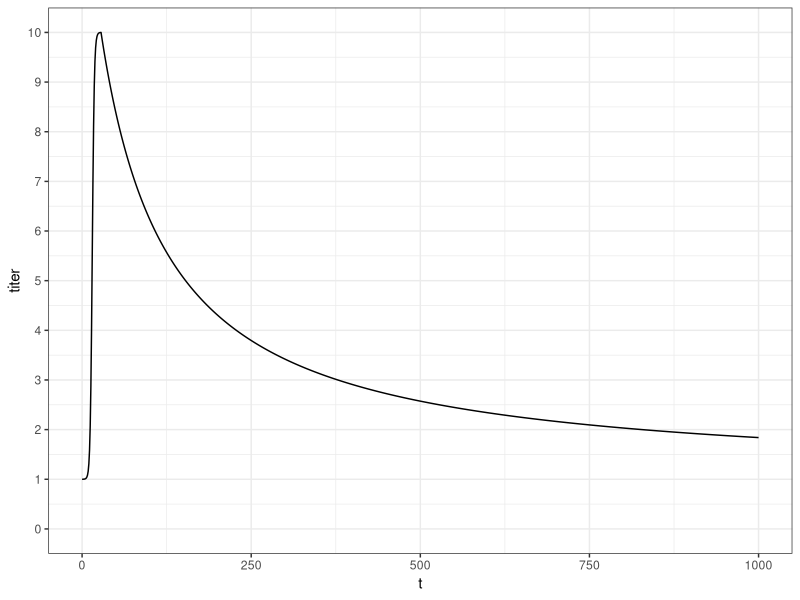
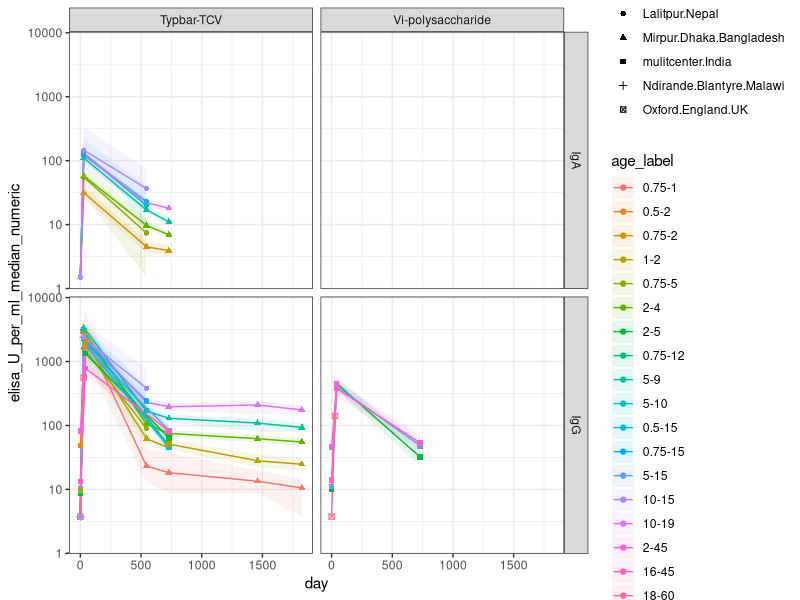

These charts were generated, in order, by the following R code: (Note: this script raises an error after producing the figures.)
# getting titer model going

library(tidyverse)
library(stats4)

# time series function for waning
# units in days
t_peak=21
t = seq(0,1e3,by=1)

titer_vs_time = function(t,T_decay=100,alpha=1,C_max=10,
                 C_min=1,T_rise=1.5,t_start=3,t_peak=28){
  # power law decay
  titer = (1+(t-t_peak)/(alpha*T_decay))^(-alpha)
  
  # simple logistic interpolator rise (this is just for continuity/realism. plays no role in the model)
  titer[t<t_peak] =
    (1/(1+exp(-(t[t<t_peak]-t_start*5)/T_rise)) - 1/(1+exp(-(0-t_start*5)/T_rise)))/
    (1/(1+exp(-(t_peak-t_start*5)/T_rise)) - 1/(1+exp(-(0-t_start*5)/T_rise)))
  
  # scale dimensions
  titer = C_min + (C_max-C_min)*titer
  
  return(titer)
}

plot_dat = data.frame(t=t,titer=titer_vs_time(t=t))
ggplot(plot_dat) +
  geom_line(aes(x=t,y=titer)) +
  theme_bw() +
  scale_y_continuous(limits=c(0,10),breaks=seq(0,10,by=1))



# bring in data!

# immunogenicitiy data
d_imm = readxl::read_excel('data/typhoid_vaccine_study_data.xlsx',sheet = 'immunogenicity') |>
  pivot_longer(
    cols = matches("^(treatment|control)_day"),    # select columns starting with "treatment" or "control" and "day"
    names_to = c("cohort", "day", "measure"),       # create three new columns from parts of the name
    names_pattern = "(treatment|control)_day(\\d+)_(.*)",  # regex to extract the cohort, day, and measure
    values_to = "value",                             # the data goes into a new column named 'value'
    values_transform = list(value = as.character)
  ) |>
  mutate(day = as.numeric(day)) |>
  pivot_wider(
    names_from = measure,
    values_from = value
  ) |>
  drop_na(N) |>
  mutate(across(c("age_min_years","age_max_years","N", "seropositive_percent", "fold_rise_median","fold_rise_lower",
                  "fold_rise_upper","seroconversion_percent"), as.numeric)) |>
  mutate(elisa_U_per_ml_median_numeric = if_else(elisa_U_per_ml_median=='<7.5',3.75,if_else(elisa_U_per_ml_median=='<3.0',1.5,as.numeric(elisa_U_per_ml_median)))) |>
  mutate(elisa_U_per_ml_lower_numeric = if_else(elisa_U_per_ml_lower=='<7.5',3.75,if_else(elisa_U_per_ml_lower=='<3.0',1.5,as.numeric(elisa_U_per_ml_lower)))) |>
  mutate(elisa_U_per_ml_upper_numeric = if_else(elisa_U_per_ml_upper=='<7.5',3.75,if_else(elisa_U_per_ml_upper=='<3.0',1.5,as.numeric(elisa_U_per_ml_upper)))) |>
  mutate(age_mean = 1/2*(age_min_years + age_max_years)) |>
  mutate(age_label = reorder(factor(paste(age_min_years,'-',age_max_years,sep='')),age_mean))

names(d_imm)


# need to rescale the Kossaczka1999 Vietnam data that uses a different elisa assay to match VaccZyme standard
# common reference is from Vi-polysaccharide vaccine

relevant_data = d_imm |> 
  filter(vaccine == 'Vi-polysaccharide') |>
  # comparable age cohorts
  filter(age_min_years==5) |>
  # comparable days
  filter(day ==0 | day == 42) |>
  # only comparable antigen left is IgG
  filter(antigen=='IgG') |>
  select(study,antigen, age_min_years,age_max_years,age_mean,day,elisa_U_per_ml_median_numeric)
relevant_data

# scaling multiplier thankfully looks homogenous from day 0 and day 42!
relevant_data |> group_by(age_min_years,day) |>
  reframe(ratio = elisa_U_per_ml_median_numeric/elisa_U_per_ml_median_numeric[study=='Kossaczka1999'])

Kossaczka_multiplier = (25.2 + 21.5)/2
Kossaczka_multiplier 

d_imm |> 
  filter(study == 'Kossaczka1999') |>
  filter(antigen =='IgG') |>
  select(study,antigen,age_min_years, age_max_years, age_mean,day, elisa_U_per_ml_median_numeric) |>
  print(n=35)

# rescale all Kossaczka data, including IgA (which is a leap!)

names(d_imm)
d_imm = d_imm |> 
  mutate(elisa_U_per_ml_median_numeric = if_else(study=='Kossaczka1999', Kossaczka_multiplier*elisa_U_per_ml_median_numeric,elisa_U_per_ml_median_numeric),
         elisa_U_per_ml_lower_numeric = if_else(study=='Kossaczka1999', Kossaczka_multiplier*elisa_U_per_ml_lower_numeric,elisa_U_per_ml_lower_numeric),
         elisa_U_per_ml_upper_numeric = if_else(study=='Kossaczka1999', Kossaczka_multiplier*elisa_U_per_ml_upper_numeric,elisa_U_per_ml_upper_numeric))

# linear proportional scaling seems unlikely, with the very high 18-35 day 42 titer...
d_imm |> 
  filter(study == 'Kossaczka1999') |>
  filter(antigen =='IgG') |>
  select(study,day,vaccine,age_min_years, age_max_years, age_mean,day, elisa_U_per_ml_median,elisa_U_per_ml_median_numeric) |>
  print(n=35)


# plot total individual VE for bacteriologically-confirmed typhoid fever vs time
plot_dat = d_imm |>
  filter(cohort == 'treatment') 

ggplot(plot_dat, aes(shape=dotname,color=age_label,fill=age_label,group=age_label)) +
  geom_ribbon(aes(x=day,ymin=elisa_U_per_ml_lower_numeric,ymax=elisa_U_per_ml_upper_numeric),color=NA,alpha=0.1) +
  geom_line(aes(x=day,y=elisa_U_per_ml_median_numeric)) +
  geom_point(aes(x=day,y=elisa_U_per_ml_median_numeric)) +
  facet_grid('antigen ~ vaccine') +
  theme_bw() +
  scale_y_continuous(trans='log10')


# fit to a single study group
fit_dat = d_imm |>
  filter(cohort == 'treatment') |>
  # filter(vaccine == 'Typbar-TCV') |> 
  filter(antigen == 'IgG') |>
  # filter(age_label %in% c('5-9','5-10')) |>
  filter(vaccine_schedule == 'single_dose') |>
  filter(day>0) |>
  filter(study !='Jin2017') |> filter(!(study=='Kossaczka1999' & age_min_years ==18 )) #excluding outliers for now...

fit_dat = fit_dat |> arrange(age_mean)

log_lsq_likelihood = function(C_max_TCV,T_decay,alpha,
                              beta_C_max_age_mean=0,beta_T_decay_age_mean=0,beta_alpha_age_mean=0,
                              Delta_C_max_Vips=0,Delta_C_max_VirEPA=0){
  
  titer=rep(NA,nrow(fit_dat))
  Tda = T_decay*exp(beta_T_decay_age_mean * fit_dat$age_mean)
  alpha_a = alpha*exp(beta_alpha_age_mean * fit_dat$age_mean)
  Cma=C_max_TCV*exp(beta_C_max_age_mean * fit_dat$age_mean)
 
   for (row in 1:length(titer)){
     if (fit_dat$vaccine[row] == 'Vi-polysaccharide'){
       Cma[row] = Cma[row]*exp(Delta_C_max_Vips)
     } else if (fit_dat$vaccine[row] == 'Vi-rEPA2'){
       Cma[row] = Cma[row]*exp(Delta_C_max_VirEPA)
     }
     
    titer[row]=titer_vs_time(t=fit_dat$day[row],C_max=Cma[row],T_decay=Tda[row],alpha=alpha_a[row])
  }
  
  # quick and dirty mean to mean log-lsq for now
    mlogL = sum((log(fit_dat$elisa_U_per_ml_median_numeric)-log(titer))^2/(log(fit_dat$elisa_U_per_ml_upper_numeric)-log(fit_dat$elisa_U_per_ml_lower_numeric))^2)
  
  return(mlogL)
}


mod = mle(log_lsq_likelihood,
          start=list(C_max_TCV=4000,T_decay=100,alpha=1,beta_C_max_age_mean=0,beta_T_decay_age_mean=0,beta_alpha_age_mean=0,Delta_C_max_Vips=-0,Delta_C_max_VirEPA=0),
          fixed=list(),
          control=list(parscale=c(1000,10,0.05,0.001,0.001,0.001,1,1)))
summary(mod) 

# fit
fitted= expand.grid(day=seq(0,2000,by=10),
                    age_mean=unique(fit_dat$age_mean),
                    antigen='IgG',
                    vaccine = unique(fit_dat$vaccine),
                    titer=NA) 
age_means=unique(fitted$age_mean)
vaccines=unique(fit_dat$vaccine)
Delta_coeff_C = c(0, coef(mod)['Delta_C_max_VirEPA'],coef(mod)['Delta_C_max_Vips'])
for (k in 1:length(age_means)){
  for (n in 1:length(vaccines)){
    idx = fitted$age_mean==age_means[k] & fitted$vaccine==vaccines[n]
    fitted$titer[idx] = titer_vs_time( t=seq(0,2000,by=10),
                                C_max=coef(mod)[1]*exp(coef(mod)[4]*age_means[k])*exp(Delta_coeff_C[n]),
                                T_decay=coef(mod)[2]*exp(coef(mod)[5]*age_means[k]),
                                alpha=coef(mod)[3]*exp(coef(mod)[6]*age_means[k]))
  }
}
fitted = fitted |> filter(interaction(age_mean,vaccine) %in% unique(interaction(fit_dat$age_mean,fit_dat$vaccine)))

ggplot() +
  geom_ribbon(data=fit_dat,aes(x=day,ymin=elisa_U_per_ml_lower_numeric,ymax=elisa_U_per_ml_upper_numeric,
                                fill=age_label,group=age_label),alpha=0.1) +
  geom_line(data=fit_dat,aes(x=day,y=elisa_U_per_ml_median_numeric,
                              color=age_label,group=age_label)) +
  geom_point(data=fit_dat,aes(x=day,y=elisa_U_per_ml_median_numeric,
                               shape=dotname,color=age_label,group=age_label)) +
  geom_line(data=fitted,aes(x=day,y=titer,group=interaction(age_mean,vaccine)),color='black') +
  facet_wrap('vaccine ~ age_mean') +
  theme_bw() +
  scale_y_continuous(trans='log10')



## boosting

names(d_imm)

boosting_data = d_imm |> filter(study %in% c('Kossaczka1999','Mohan2015')) |>
  filter(antigen=='IgG') |>
  filter( (study == 'Kossaczka1999' & age_min_years == 2) | 
            (study == 'Kossaczka1999' & age_min_years == 18) | 
            (study == 'Mohan2015' & age_min_years == 2 & age_max_years == 45) |
            (study == 'Mohan2015' & age_min_years == 0.5 & age_max_years == 2)) |>
  mutate(group_label = interaction(vaccine,age_label, vaccine_schedule))
boosting_data


ggplot(boosting_data) +
  geom_ribbon(aes(x=day,ymin=elisa_U_per_ml_lower_numeric,ymax=elisa_U_per_ml_upper_numeric,
                               fill=vaccine_schedule,group=group_label),alpha=0.1) +
  geom_line(aes(x=day,y=elisa_U_per_ml_median_numeric,
                             color=vaccine_schedule,group=group_label)) +
  geom_point(aes(x=day,y=elisa_U_per_ml_median_numeric,
                              shape=study,color=vaccine_schedule,group=group_label)) +
  facet_wrap('vaccine ~ age_mean') +
  theme_bw() +
  scale_y_continuous(trans='log10')


# slice it into fold-rise
# first, exclude the time points that aren't immediately pre or post vaccination
boosting_data = boosting_data |> 
  filter(day <100) |>
  filter(!(study == 'Kossaczka1999' & vaccine_schedule == 'single_dose' & day==70))

# all remaining data is a pre-post pair or pre-(post1=pre2)-post2 triplet
ggplot(boosting_data) +
  geom_ribbon(aes(x=day,ymin=elisa_U_per_ml_lower_numeric,ymax=elisa_U_per_ml_upper_numeric,
                  fill=vaccine_schedule,group=group_label),alpha=0.1) +
  geom_line(aes(x=day,y=elisa_U_per_ml_median_numeric,
                color=vaccine_schedule,group=group_label)) +
  geom_point(aes(x=day,y=elisa_U_per_ml_median_numeric,
                 shape=study,color=vaccine_schedule,group=group_label)) +
  facet_wrap('vaccine ~ age_mean') +
  theme_bw() +
  scale_y_continuous(trans='log10')


# let's duplicate and shift that triplet so everything is a pre-post pair
tmp = boosting_data |> filter(study == 'Kossaczka1999' & vaccine_schedule == 'two_dose_6_week') 
tmp$vaccine_schedule[1:2]='single_dose'
tmp[4,] = tmp[3,]
tmp[3,] = tmp[2,]
tmp[3,'day']=0
tmp[4,'day']=70-42
tmp[3:4,'vaccine_schedule']='booster'

boosting_data = boosting_data |>
  filter(!(study == 'Kossaczka1999' & vaccine_schedule == 'two_dose_6_week')) |>
  rbind(tmp) |>
  mutate(group_label = interaction(study,vaccine,age_label, vaccine_schedule))


# all remaining data is a pre-post pair!
ggplot(boosting_data) +
  geom_ribbon(aes(x=day,ymin=elisa_U_per_ml_lower_numeric,ymax=elisa_U_per_ml_upper_numeric,
                  fill=vaccine_schedule,group=group_label),alpha=0.1) +
  geom_line(aes(x=day,y=elisa_U_per_ml_median_numeric,
                color=vaccine_schedule,group=group_label)) +
  geom_point(aes(x=day,y=elisa_U_per_ml_median_numeric,
                 shape=study,color=vaccine_schedule,group=group_label)) +
  facet_wrap('vaccine ~ age_mean') +
  theme_bw() +
  scale_y_continuous(trans='log10')

# convert to fold rise
boosting_data = boosting_data |>
  select(study, vaccine,age_label, vaccine_schedule,antigen, age_min_years,age_max_years,age_mean,age_label, 
         day,elisa_U_per_ml_median_numeric,group_label) 

boosting_data$fold_rise[boosting_data$day>0] = 
  boosting_data$elisa_U_per_ml_median_numeric[boosting_data$day>0]/boosting_data$elisa_U_per_ml_median_numeric[boosting_data$day==0]

boosting_data$pre_vax_elisa[boosting_data$day>0] = boosting_data$elisa_U_per_ml_median_numeric[boosting_data$day==0] 

boosting_data = boosting_data |> filter(day>0)
  
# shoehorn in some natural infection pseudodata, from a mix of https://www.thelancet.com/journals/lanmic/article/PIIS2666-5247(22)00114-8/fulltext
# and explore_titer_censoring.R (which are both roughly compatible)

boosting_data = boosting_data |> 
  rbind(setNames(data.frame(matrix(nrow=3,ncol=ncol(boosting_data))),names(boosting_data)) |>
          mutate(study = 'natural',
                 vaccine = 'infection',
                 vaccine_schedule='none',
                 age_label = c('<5','5-15','16+'),
                 pre_vax_elisa = c(0.6,165,202), # units seem comparable but it is a different assay...
                 fold_rise = c(325/0.6,400/165,650/202)) |>
          mutate(group_label = interaction(study,vaccine,age_label, vaccine_schedule)))

# filter out natural infection point starting from limit of detection?
boosting_data = boosting_data |> filter(pre_vax_elisa>1)

# fold-rise vs pre-challenge correlate. It's a joy when the theory holds for a new system!
# https://famulare.github.io/2024/03/18/Hypothesis-why-do-neutralizing-antibody-titers-max-out.html
ggplot(boosting_data) +
  geom_point(aes(x=pre_vax_elisa,y=fold_rise,
                 shape=age_label,color=vaccine,group=group_label)) +
  theme_bw() +
  scale_y_continuous(trans='log10') +
  scale_x_continuous(trans='log10')

# adjust fold-rise with waning model to get true peak fold rise estimates
# probably need to think about age!

boosting_data$fold_rise_adjusted = boosting_data$fold_rise

for (row in 1:nrow(boosting_data)){
  boosting_data$fold_rise_adjusted[row] = boosting_data$fold_rise_adjusted[row]*
    titer_vs_time(t=28,
                  C_max=coef(mod)[1]*exp(coef(mod)[4]*age_means[k])*exp(Delta_coeff_C[n]),
                  T_decay=coef(mod)[2]*exp(coef(mod)[5]*age_means[k]),
                  alpha=coef(mod)[3]*exp(coef(mod)[6]*age_means[k])) /
    titer_vs_time(t=boosting_data$day[row],
                  C_max=coef(mod)[1]*exp(coef(mod)[4]*age_means[k])*exp(Delta_coeff_C[n]),
                  T_decay=coef(mod)[2]*exp(coef(mod)[5]*age_means[k]),
                  alpha=coef(mod)[3]*exp(coef(mod)[6]*age_means[k]))
}
boosting_data$fold_rise_adjusted[is.na(boosting_data$fold_rise_adjusted)]=boosting_data$fold_rise[is.na(boosting_data$fold_rise_adjusted)]

plot(boosting_data$fold_rise,boosting_data$fold_rise_adjusted-boosting_data$fold_rise)

# boosting model equations and fitting
fold_rise_model = function(CoP_pre,mu_0,CoP_max, CoP_min=1){
  fold_rise = 10^(mu_0*(1-(log10(CoP_pre)-log10(CoP_min))/(log10(CoP_max)-log10(CoP_min))))
  return(fold_rise)
}


fold_rise_mlogL = function(mu_TCV,mu_Vips,mu_VirEPA,mu_inf,CoP_max){
  mlogL=0
  for (row in 1:nrow(boosting_data)){
    if (boosting_data$vaccine[row]=='Typbar-TCV'){
      fold_rise = fold_rise_model(CoP_pre = boosting_data$pre_vax_elisa[row],mu_0=mu_TCV,CoP_max=CoP_max)
    } else if (boosting_data$vaccine[row]=='Vi-polysaccharide'){
      fold_rise = fold_rise_model(CoP_pre = boosting_data$pre_vax_elisa[row],mu_0=mu_Vips,CoP_max=CoP_max)
    } else if (boosting_data$vaccine[row]=='Vi-rEPA2'){
      fold_rise = fold_rise_model(CoP_pre = boosting_data$pre_vax_elisa[row],mu_0=mu_VirEPA,CoP_max=CoP_max)
    } else if (boosting_data$vaccine[row]=='infection'){
      fold_rise = fold_rise_model(CoP_pre = boosting_data$pre_vax_elisa[row],mu_0=mu_inf,CoP_max=CoP_max)
    }
    fold_rise = fold_rise
  mlogL = mlogL + (log(boosting_data$fold_rise_adjusted[row])-log(fold_rise))^2
  }
  return(mlogL)
}

mod = mle(fold_rise_mlogL,
          start=list(mu_TCV=3,mu_Vips=2,mu_VirEPA=3,mu_inf=1,CoP_max=2000),
          control=list(parscale=c(0.1,0.1,0.1,0.1,10)))
summary(mod) 

vaccines = unique(boosting_data$vaccine)
fitted_boosting = expand.grid(vaccine=vaccines,
                              pre_vax_elisa = 10^seq(0,4,by=0.01))
for (row in 1:nrow(fitted_boosting)){
  if (fitted_boosting$vaccine[row]=='Typbar-TCV'){
    fitted_boosting$fold_rise[row] = fold_rise_model(CoP_pre = fitted_boosting$pre_vax_elisa[row],mu_0=coef(mod)[1],CoP_max=coef(mod)[5])
  } else if (fitted_boosting$vaccine[row]=='Vi-polysaccharide'){
    fitted_boosting$fold_rise[row] = fold_rise_model(CoP_pre = fitted_boosting$pre_vax_elisa[row],mu_0=coef(mod)[2],CoP_max=coef(mod)[5])
  } else if (fitted_boosting$vaccine[row]=='Vi-rEPA2'){
    fitted_boosting$fold_rise[row] = fold_rise_model(CoP_pre = fitted_boosting$pre_vax_elisa[row],mu_0=coef(mod)[3],CoP_max=coef(mod)[5])
  } else if (fitted_boosting$vaccine[row]=='infection'){
    fitted_boosting$fold_rise[row] = fold_rise_model(CoP_pre = fitted_boosting$pre_vax_elisa[row],mu_0=coef(mod)[4],CoP_max=coef(mod)[5])
  }
}

# yay! this works, except that there are many observed values above the so-called maximum. 
ggplot() +
  geom_line(data=fitted_boosting,aes(x=pre_vax_elisa,y=fold_rise,
                                     color=vaccine,group=vaccine)) +
  geom_point(data=boosting_data,aes(x=pre_vax_elisa,y=fold_rise_adjusted,
                 shape=age_label,color=vaccine,group=group_label)) +
  theme_bw() +
  scale_y_continuous(trans='log10') +
  scale_x_continuous(trans='log10')

# hmmm wondering if maybe Vi isn't actually a bad correlate of immunity for natural infection, but that
# natural infection isn't all that immunogenic, the human responses are quite heterogeneous, and
# the elisa assays aren't very good....


max(d_imm$elisa_U_per_ml_median_numeric)
max(d_imm$elisa_U_per_ml_upper_numeric)



# actually hmmm the one really high titer is an outlier, which is revealing that linear proportional scaling of the old assay to new is probably wrong
# otherwise, this all works to a factor of 2, which is within expected precision.
max_titer_df =d_imm |> 
  filter(antigen == 'IgG') |>
  filter(day<50 & day >0) |>
  filter(vaccine != 'Vi_polysaccharide') |>
  group_by(age_mean,age_label,study,day,assay,vaccine) |>
  summarize(max_EUpml_median = max(elisa_U_per_ml_median_numeric),
                                          max_EUpml_upper = max(elisa_U_per_ml_upper_numeric))
print(max_titer_df,n=30)

max_titer_df |>
  ggplot() +
    geom_point(aes(x=age_mean,y=max_EUpml_median,color=assay,shape=vaccine)) +
    geom_hline(yintercept = coef(mod)[4],linetype='dashed') +
    scale_y_continuous(trans='log2',limits=2^c(7,14),breaks=2^seq(7,14),minor_breaks = NULL)


# hmm... it is interesting that if, maybe, you happen to get to a higher titer than the boost max, that we wouldn't expect a boost again...
# Ah I see what's happening! It looks like the conjugate vaccines hit the maximum possible antibody level in one dose. 
# And so each re-dose just brings you back up.
# 

# so let's refit dropping Vi-rEPA and infection since I probably don't understand that titer data
boosting_data = boosting_data |> filter(vaccine %in% c('Typbar-TCV','Vi-polysaccharide'))
fold_rise_mlogL = function(mu_TCV,mu_Vips,CoP_max){
  mlogL=0
  for (row in 1:nrow(boosting_data)){
    if (boosting_data$vaccine[row]=='Typbar-TCV'){
      fold_rise = fold_rise_model(CoP_pre = boosting_data$pre_vax_elisa[row],mu_0=mu_TCV,CoP_max=CoP_max)
    } else if (boosting_data$vaccine[row]=='Vi-polysaccharide'){
      fold_rise = fold_rise_model(CoP_pre = boosting_data$pre_vax_elisa[row],mu_0=mu_Vips,CoP_max=CoP_max)
    }
    fold_rise = fold_rise
    mlogL = mlogL + (log(boosting_data$fold_rise_adjusted[row])-log(fold_rise))^2
  }
  return(mlogL)
}

mod = mle(fold_rise_mlogL,
          start=list(mu_TCV=3,mu_Vips=2,CoP_max=2000),
          control=list(parscale=c(0.1,0.1,10)))
summary(mod) 

vaccines = unique(boosting_data$vaccine)
fitted_boosting = expand.grid(vaccine=vaccines,
                              pre_vax_elisa = 10^seq(0,4,by=0.01))
for (row in 1:nrow(fitted_boosting)){
  if (fitted_boosting$vaccine[row]=='Typbar-TCV'){
    fitted_boosting$fold_rise[row] = fold_rise_model(CoP_pre = fitted_boosting$pre_vax_elisa[row],mu_0=coef(mod)[1],CoP_max=coef(mod)[3])
  } else if (fitted_boosting$vaccine[row]=='Vi-polysaccharide'){
    fitted_boosting$fold_rise[row] = fold_rise_model(CoP_pre = fitted_boosting$pre_vax_elisa[row],mu_0=coef(mod)[2],CoP_max=coef(mod)[3])
  } 
}

ggplot() +
  geom_line(data=fitted_boosting,aes(x=pre_vax_elisa,y=fold_rise,
                                     color=vaccine,group=vaccine)) +
  geom_point(data=boosting_data,aes(x=pre_vax_elisa,y=fold_rise_adjusted,
                                    shape=age_label,color=vaccine,group=group_label)) +
  theme_bw() +
  scale_y_continuous(trans='log10') +
  scale_x_continuous(trans='log10')

max_titer_df |>
  ggplot() +
  geom_point(aes(x=age_mean,y=max_EUpml_median,color=assay,shape=vaccine)) +
  geom_hline(yintercept = coef(mod)[3],linetype='dashed') +
  scale_y_continuous(trans='log2',limits=2^c(7,14),breaks=2^seq(7,14),minor_breaks = NULL)



# It's also interesting that the polysaccharide data looks like it has a shared slope with the conjugates and not a shared intercept.
# My expectation is the intercept should be a human host property, not a vaccine property. But perhaps this is wrong. Not much to say confidently
# either way with just 2 points, but I'm sure there's more Vi-polysaccharide vaccine data out there to add...
